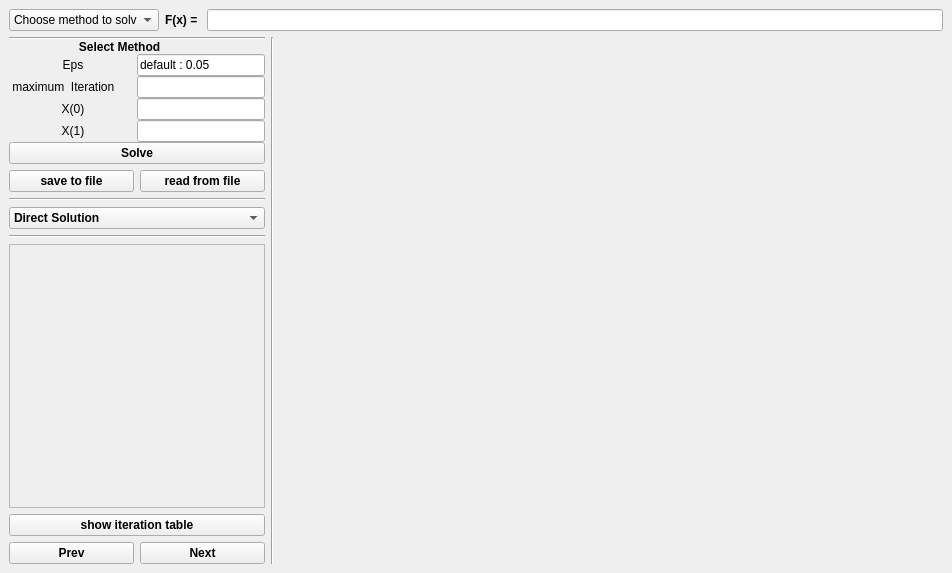
<?xml version="1.0" encoding="UTF-8"?>
<ui version="4.0">
 <class>MainWindow</class>
 <widget class="QMainWindow" name="MainWindow">
  <property name="geometry">
   <rect>
    <x>0</x>
    <y>0</y>
    <width>952</width>
    <height>573</height>
   </rect>
  </property>
  <property name="windowTitle">
   <string>MainWindow</string>
  </property>
  <widget class="QWidget" name="centralwidget">
   <layout class="QVBoxLayout" name="verticalLayout">
    <item>
     <layout class="QHBoxLayout" name="horizontalLayout">
      <item>
       <widget class="QComboBox" name="methodCombo">
        <property name="sizePolicy">
         <sizepolicy hsizetype="MinimumExpanding" vsizetype="Fixed">
          <horstretch>0</horstretch>
          <verstretch>0</verstretch>
         </sizepolicy>
        </property>
        <property name="maximumSize">
         <size>
          <width>150</width>
          <height>16777215</height>
         </size>
        </property>
        <item>
         <property name="text">
          <string>Choose method to solve</string>
         </property>
        </item>
        <item>
         <property name="text">
          <string>Bisection</string>
         </property>
        </item>
        <item>
         <property name="text">
          <string>False Bosition</string>
         </property>
        </item>
        <item>
         <property name="text">
          <string>Fixed Point</string>
         </property>
        </item>
        <item>
         <property name="text">
          <string>Newten </string>
         </property>
        </item>
        <item>
         <property name="text">
          <string>Secant</string>
         </property>
        </item>
        <item>
         <property name="text">
          <string>Birge Vieta</string>
         </property>
        </item>
        <item>
         <property name="text">
          <string>General algorithm</string>
         </property>
        </item>
        <item>
         <property name="text">
          <string>All methods</string>
         </property>
        </item>
       </widget>
      </item>
      <item>
       <widget class="QLabel" name="label">
        <property name="font">
         <font>
          <weight>75</weight>
          <bold>true</bold>
         </font>
        </property>
        <property name="text">
         <string>F(x) = </string>
        </property>
        <property name="margin">
         <number>10</number>
        </property>
       </widget>
      </item>
      <item>
       <widget class="QLineEdit" name="functionLineEdit"/>
      </item>
     </layout>
    </item>
    <item>
     <layout class="QHBoxLayout" name="horizontalLayout_2">
      <item>
       <layout class="QVBoxLayout" name="verticalLayout_2">
        <item>
         <layout class="QVBoxLayout" name="verticalLayout_3">
          <property name="spacing">
           <number>0</number>
          </property>
          <item>
           <widget class="Line" name="line_4">
            <property name="orientation">
             <enum>Qt::Horizontal</enum>
            </property>
           </widget>
          </item>
          <item>
           <widget class="QLabel" name="label_2">
            <property name="sizePolicy">
             <sizepolicy hsizetype="Preferred" vsizetype="Fixed">
              <horstretch>0</horstretch>
              <verstretch>0</verstretch>
             </sizepolicy>
            </property>
            <property name="minimumSize">
             <size>
              <width>0</width>
              <height>10</height>
             </size>
            </property>
            <property name="font">
             <font>
              <weight>75</weight>
              <bold>true</bold>
             </font>
            </property>
            <property name="text">
             <string>                     Select Method                 </string>
            </property>
            <property name="textFormat">
             <enum>Qt::AutoText</enum>
            </property>
           </widget>
          </item>
          <item>
           <layout class="QHBoxLayout" name="horizontalLayout_9">
            <item>
             <widget class="QLabel" name="label_6">
              <property name="sizePolicy">
               <sizepolicy hsizetype="Preferred" vsizetype="Minimum">
                <horstretch>0</horstretch>
                <verstretch>0</verstretch>
               </sizepolicy>
              </property>
              <property name="minimumSize">
               <size>
                <width>18</width>
                <height>0</height>
               </size>
              </property>
              <property name="font">
               <font>
                <weight>50</weight>
                <bold>false</bold>
               </font>
              </property>
              <property name="toolTip">
               <string>default : 0.05</string>
              </property>
              <property name="text">
               <string>Eps</string>
              </property>
              <property name="alignment">
               <set>Qt::AlignCenter</set>
              </property>
              <property name="margin">
               <number>0</number>
              </property>
             </widget>
            </item>
            <item>
             <widget class="QLineEdit" name="lineEdit_2">
              <property name="sizePolicy">
               <sizepolicy hsizetype="Preferred" vsizetype="Fixed">
                <horstretch>0</horstretch>
                <verstretch>0</verstretch>
               </sizepolicy>
              </property>
              <property name="focusPolicy">
               <enum>Qt::ClickFocus</enum>
              </property>
              <property name="contextMenuPolicy">
               <enum>Qt::DefaultContextMenu</enum>
              </property>
              <property name="toolTip">
               <string>default : 0.05</string>
              </property>
              <property name="autoFillBackground">
               <bool>false</bool>
              </property>
              <property name="text">
               <string>default : 0.05</string>
              </property>
              <property name="echoMode">
               <enum>QLineEdit::Normal</enum>
              </property>
              <property name="dragEnabled">
               <bool>true</bool>
              </property>
              <property name="placeholderText">
               <string/>
              </property>
              <property name="clearButtonEnabled">
               <bool>false</bool>
              </property>
             </widget>
            </item>
           </layout>
          </item>
          <item>
           <layout class="QHBoxLayout" name="horizontalLayout_8">
            <item>
             <widget class="QLabel" name="label_5">
              <property name="sizePolicy">
               <sizepolicy hsizetype="Preferred" vsizetype="Preferred">
                <horstretch>0</horstretch>
                <verstretch>0</verstretch>
               </sizepolicy>
              </property>
              <property name="minimumSize">
               <size>
                <width>20</width>
                <height>0</height>
               </size>
              </property>
              <property name="font">
               <font>
                <weight>50</weight>
                <bold>false</bold>
               </font>
              </property>
              <property name="toolTip">
               <string>default : 50</string>
              </property>
              <property name="text">
               <string> maximum  Iteration</string>
              </property>
             </widget>
            </item>
            <item>
             <widget class="QLineEdit" name="lineEdit_3">
              <property name="sizePolicy">
               <sizepolicy hsizetype="Preferred" vsizetype="Fixed">
                <horstretch>0</horstretch>
                <verstretch>0</verstretch>
               </sizepolicy>
              </property>
              <property name="toolTip">
               <string>default : 50</string>
              </property>
             </widget>
            </item>
           </layout>
          </item>
          <item>
           <layout class="QHBoxLayout" name="horizontalLayout_5">
            <item>
             <widget class="QLabel" name="label_4">
              <property name="sizePolicy">
               <sizepolicy hsizetype="Preferred" vsizetype="Preferred">
                <horstretch>0</horstretch>
                <verstretch>0</verstretch>
               </sizepolicy>
              </property>
              <property name="minimumSize">
               <size>
                <width>20</width>
                <height>0</height>
               </size>
              </property>
              <property name="baseSize">
               <size>
                <width>20</width>
                <height>12</height>
               </size>
              </property>
              <property name="font">
               <font>
                <weight>50</weight>
                <bold>false</bold>
               </font>
              </property>
              <property name="text">
               <string>X(0)</string>
              </property>
              <property name="alignment">
               <set>Qt::AlignCenter</set>
              </property>
             </widget>
            </item>
            <item>
             <widget class="QLineEdit" name="lineEdit_4">
              <property name="sizePolicy">
               <sizepolicy hsizetype="Preferred" vsizetype="Fixed">
                <horstretch>0</horstretch>
                <verstretch>0</verstretch>
               </sizepolicy>
              </property>
             </widget>
            </item>
           </layout>
          </item>
          <item>
           <layout class="QHBoxLayout" name="horizontalLayout_4">
            <item>
             <widget class="QLabel" name="label_3">
              <property name="sizePolicy">
               <sizepolicy hsizetype="Preferred" vsizetype="Preferred">
                <horstretch>0</horstretch>
                <verstretch>0</verstretch>
               </sizepolicy>
              </property>
              <property name="minimumSize">
               <size>
                <width>20</width>
                <height>0</height>
               </size>
              </property>
              <property name="font">
               <font>
                <weight>50</weight>
                <bold>false</bold>
               </font>
              </property>
              <property name="text">
               <string>X(1)</string>
              </property>
              <property name="alignment">
               <set>Qt::AlignCenter</set>
              </property>
             </widget>
            </item>
            <item>
             <widget class="QLineEdit" name="lineEdit_5">
              <property name="sizePolicy">
               <sizepolicy hsizetype="Preferred" vsizetype="Fixed">
                <horstretch>0</horstretch>
                <verstretch>0</verstretch>
               </sizepolicy>
              </property>
             </widget>
            </item>
           </layout>
          </item>
          <item>
           <widget class="QPushButton" name="solveBtn">
            <property name="font">
             <font>
              <weight>75</weight>
              <bold>true</bold>
             </font>
            </property>
            <property name="text">
             <string>Solve</string>
            </property>
           </widget>
          </item>
         </layout>
        </item>
        <item>
         <layout class="QHBoxLayout" name="fileLayout">
          <item>
           <widget class="QPushButton" name="fileSaveBtn">
            <property name="font">
             <font>
              <weight>75</weight>
              <bold>true</bold>
             </font>
            </property>
            <property name="text">
             <string>save to file</string>
            </property>
           </widget>
          </item>
          <item>
           <widget class="QPushButton" name="fileReadBtn">
            <property name="font">
             <font>
              <weight>75</weight>
              <bold>true</bold>
             </font>
            </property>
            <property name="text">
             <string>read from file</string>
            </property>
           </widget>
          </item>
         </layout>
        </item>
        <item>
         <widget class="Line" name="line_3">
          <property name="orientation">
           <enum>Qt::Horizontal</enum>
          </property>
         </widget>
        </item>
        <item>
         <layout class="QVBoxLayout" name="verticalLayout_4">
          <item>
           <widget class="QComboBox" name="modeCombo">
            <property name="sizePolicy">
             <sizepolicy hsizetype="Preferred" vsizetype="Fixed">
              <horstretch>0</horstretch>
              <verstretch>0</verstretch>
             </sizepolicy>
            </property>
            <property name="font">
             <font>
              <weight>75</weight>
              <italic>false</italic>
              <bold>true</bold>
              <underline>false</underline>
              <strikeout>false</strikeout>
             </font>
            </property>
            <property name="toolTip">
             <string>choose solution mode</string>
            </property>
            <property name="frame">
             <bool>true</bool>
            </property>
            <item>
             <property name="text">
              <string>Direct Solution</string>
             </property>
            </item>
            <item>
             <property name="text">
              <string>Single Mode Simulation(slide show)</string>
             </property>
            </item>
            <item>
             <property name="text">
              <string>Single Mode Simulation(manaul)</string>
             </property>
            </item>
           </widget>
          </item>
          <item>
           <widget class="Line" name="line_2">
            <property name="orientation">
             <enum>Qt::Horizontal</enum>
            </property>
           </widget>
          </item>
          <item>
           <widget class="QTextEdit" name="textEdit">
            <property name="enabled">
             <bool>false</bool>
            </property>
            <property name="sizePolicy">
             <sizepolicy hsizetype="Preferred" vsizetype="Preferred">
              <horstretch>0</horstretch>
              <verstretch>0</verstretch>
             </sizepolicy>
            </property>
           </widget>
          </item>
          <item>
           <widget class="QPushButton" name="tableButton">
            <property name="sizePolicy">
             <sizepolicy hsizetype="Minimum" vsizetype="Fixed">
              <horstretch>0</horstretch>
              <verstretch>0</verstretch>
             </sizepolicy>
            </property>
            <property name="font">
             <font>
              <weight>75</weight>
              <bold>true</bold>
             </font>
            </property>
            <property name="text">
             <string>show iteration table</string>
            </property>
           </widget>
          </item>
         </layout>
        </item>
        <item>
         <layout class="QHBoxLayout" name="horizontalLayout_11">
          <item>
           <widget class="QPushButton" name="prevBtn">
            <property name="font">
             <font>
              <weight>75</weight>
              <bold>true</bold>
             </font>
            </property>
            <property name="text">
             <string>Prev</string>
            </property>
           </widget>
          </item>
          <item>
           <widget class="QPushButton" name="nextBtn">
            <property name="enabled">
             <bool>true</bool>
            </property>
            <property name="font">
             <font>
              <weight>75</weight>
              <italic>false</italic>
              <bold>true</bold>
             </font>
            </property>
            <property name="text">
             <string>Next</string>
            </property>
           </widget>
          </item>
         </layout>
        </item>
       </layout>
      </item>
      <item>
       <widget class="Line" name="line">
        <property name="orientation">
         <enum>Qt::Vertical</enum>
        </property>
       </widget>
      </item>
      <item>
       <widget class="MplGraph" name="mplGraph" native="true">
        <property name="sizePolicy">
         <sizepolicy hsizetype="Expanding" vsizetype="Expanding">
          <horstretch>0</horstretch>
          <verstretch>0</verstretch>
         </sizepolicy>
        </property>
       </widget>
      </item>
     </layout>
    </item>
   </layout>
  </widget>
  <widget class="QMenuBar" name="menubar">
   <property name="geometry">
    <rect>
     <x>0</x>
     <y>0</y>
     <width>952</width>
     <height>21</height>
    </rect>
   </property>
  </widget>
 </widget>
 <customwidgets>
  <customwidget>
   <class>MplGraph</class>
   <extends>QWidget</extends>
   <header>mplgraph.h</header>
   <container>1</container>
  </customwidget>
 </customwidgets>
 <resources/>
 <connections/>
</ui>
